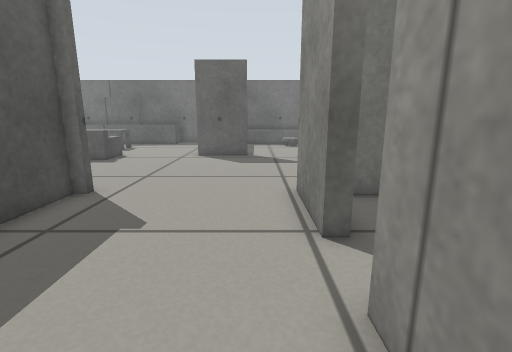
View 1 (above)

17 first-person views from a walk through a robot-simulator world made for Gazebo. The camera is 0.43 m above the floor, tilts 12° down and sees 85° across. The floor is counted in squares, 0.2 m on a side. Each view is taken from the middle of a square. On the plan, view 1 faces up. The plan holds only what a view shows up to about 17 squares ahead; the rest is blank.

View 2
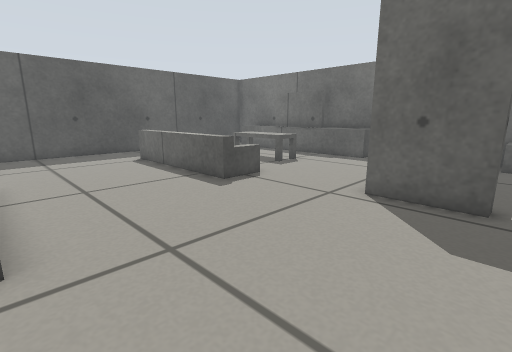

View 3
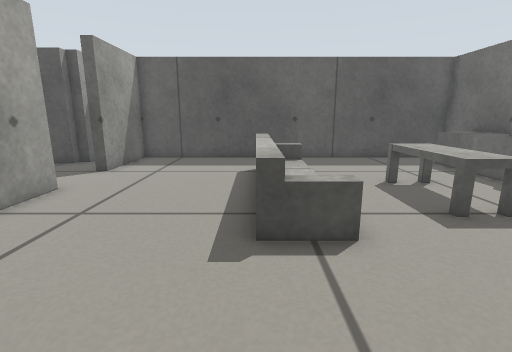

View 4
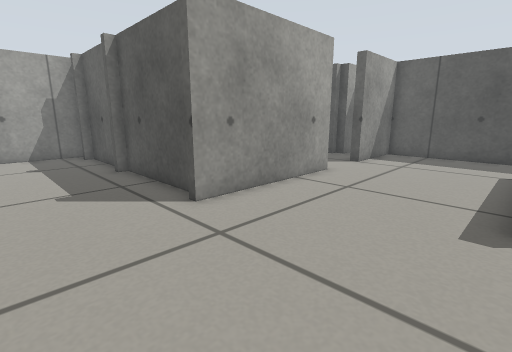

View 5
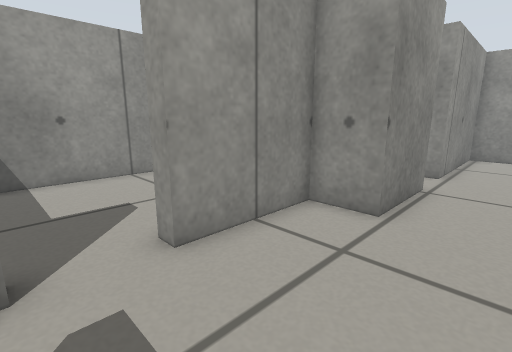

View 6
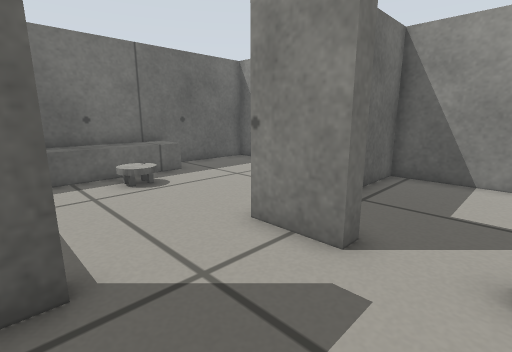

View 7
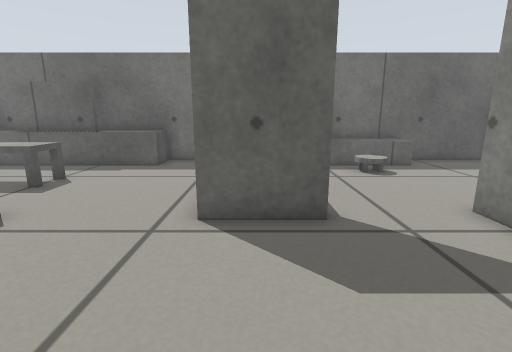

View 8
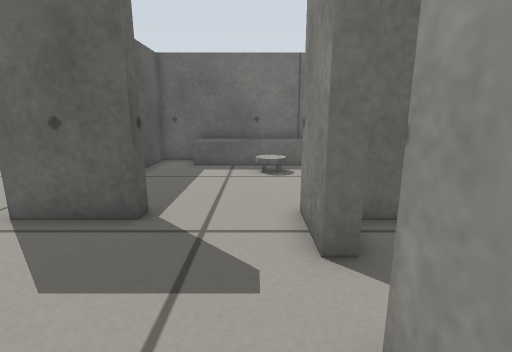

View 9
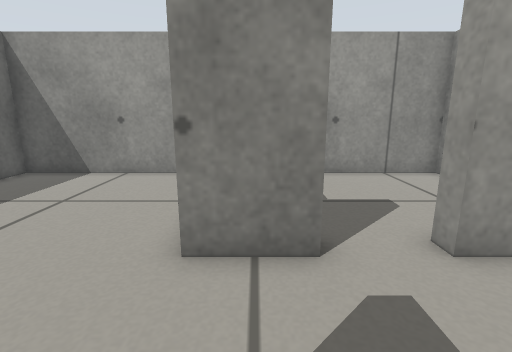

View 10
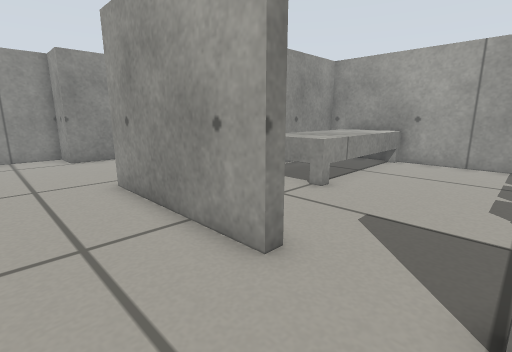

View 11
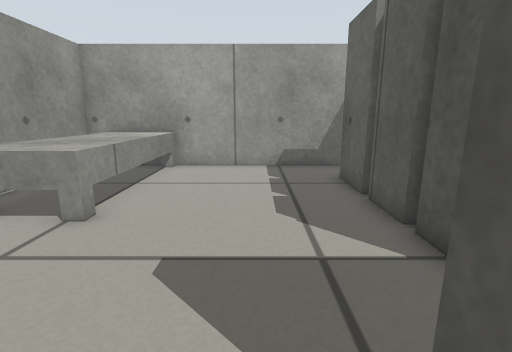

View 12
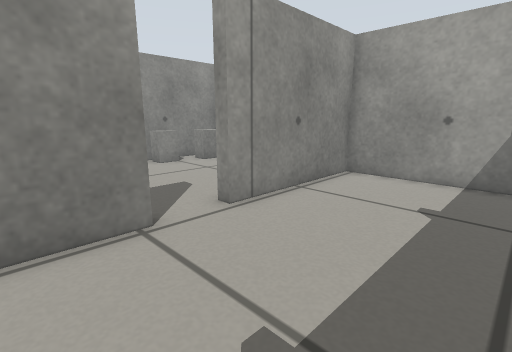

View 13
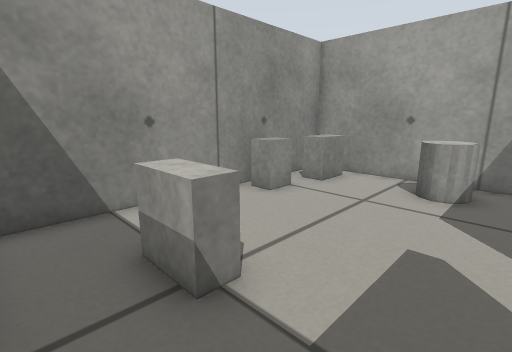

View 14
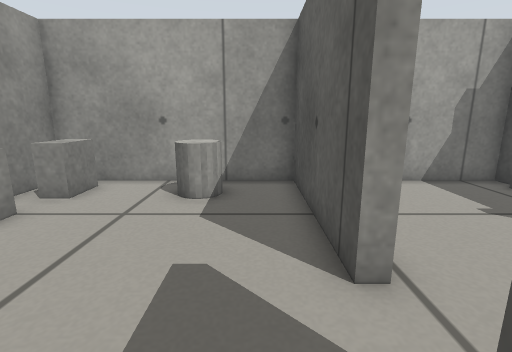

View 15
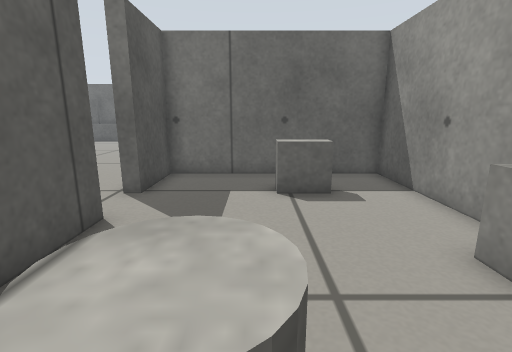

View 16
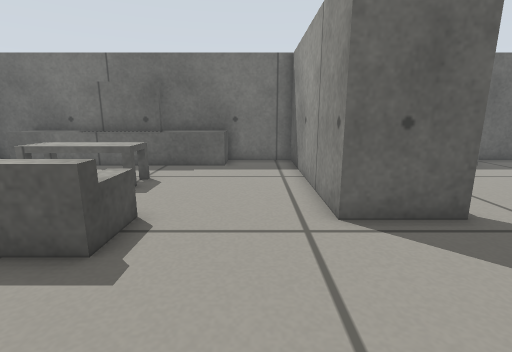

View 17
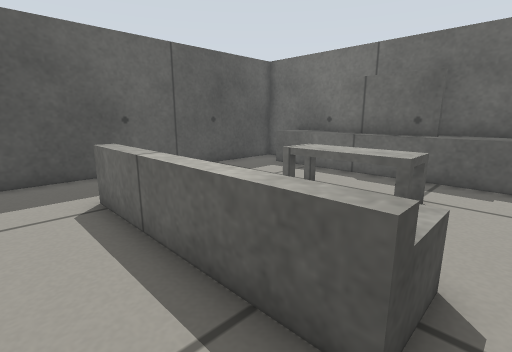

### Floor plan
Points are (right, up) in squares from view 1. A wall is a line through its corners. A room is listed if a view was taken in it or the views show most of it. See-through windows are left out.
Room 1 (views 1, 2, 3, 4, 5, 6, 7, 8, 9, 10, 11, 12, 16, 17)
walls: (-5.2, 7.6) (-5.2, 2.5); (-11.2, 8) (-4.8, 8) (-4.8, 7.6); (-0.5, 16.2) (-0.5, 15.6) (-3.2, 15.6) (-3.2, 24) (-17.9, 24) (-17.9, 8) (-14.1, 8); (-4.8, 2.5) (-4.8, 2.1); (3, 14) (3, 16.2); (1.2, 4.7) (1.2, 8) (3, 8) (3, 11.9); (-5.2, 1) (-5.2, -2); (-9.4, 23) (-13.1, 23); (-5.2, -2.8) (-5.2, -3.4) (1.2, -3.4) (1.2, 2.7)
low walls: (-7.5, 14) (-13.9, 14); (-8.8, 19.9) (-8.8, 18.4) (-12.4, 18.4); (-11.9, 19.5) (-12.4, 19.5); (-6.4, 24) (-6.4, 22.4) (-16, 22.4)
ways out: opening at (1.5, 3.5) to room 2; opening at (-13, 8) to room 3; opening at (1, 16) to room 4; opening at (3, 13) to room 5
Room 2 (views 13, 14, 15)
walls: (1.2, 2.7) (1.7, 2.7) (1.7, -3.4) (9.7, -3.4) (9.7, 7.6) (1.7, 7.6) (1.7, 4.7) (1.2, 4.7)
low walls: (7.2, 4.7) (5.6, 4.7) (5.6, 5.4) (7.2, 5.4); (8.4, -0.1) (8.4, 1) (9.2, 1); (8, -2.6) (8, -1.2) (8.9, -1.2)
ways out: opening at (1.5, 3.5) to room 1
Room 3 (no view inside)
walls: (-16, 3.8) (-16, 1.8); (-16, 1.4) (-16, -0.9); (-11.2, 7.5) (-11.2, 8); (-14.1, 8) (-14.1, 7.5); (-17.4, 6) (-16.4, 6) (-16.4, 5.4) (-16, 5.4) (-16, 4); (-16.9, -3.4) (-5.7, -3.4) (-5.7, 1)
low walls: (-9.4, -3.4) (-9.4, 3.5) (-7.8, 3.5)
ways out: opening at (-13, 8) to room 1
Room 4 (no view inside)
walls: (9.7, 18) (9.7, 24) (-2.7, 24) (-2.7, 21.5)
low walls: (5, 22.4) (-0.9, 22.4)
ways out: opening at (1, 16) to room 1
Room 5 (no view inside)
walls: (3, 11.9) (3.6, 11.9); (3.6, 14) (3, 14); (5.1, 15.6) (4.2, 15.6); (9.7, 7.9) (9.7, 15.6) (7.2, 15.6)
ways out: opening at (3, 13) to room 1

Where each view was taken, in squares from view 1:
view 1: 0 up, 0 right, facing up
view 2: 8 up, 0 right, facing up-left
view 3: 14 up, 3 left, facing left
view 4: 14 up, 1 left, facing down-left
view 5: 14 up, 1 left, facing down-right
view 6: 12 up, 1 left, facing up-right
view 7: 10 up, 2 left, facing up
view 8: 10 up, 2 right, facing up
view 9: 15 up, 1 left, facing right
view 10: 11 up, 14 left, facing down-right
view 11: 9 up, 13 left, facing down
view 12: 7 up, 4 left, facing down-right
view 13: 7 up, 3 right, facing down-right
view 14: 6 up, 3 right, facing down
view 15: 3 down, 5 right, facing up
view 16: 10 up, 5 left, facing up
view 17: 12 up, 7 left, facing up-left
